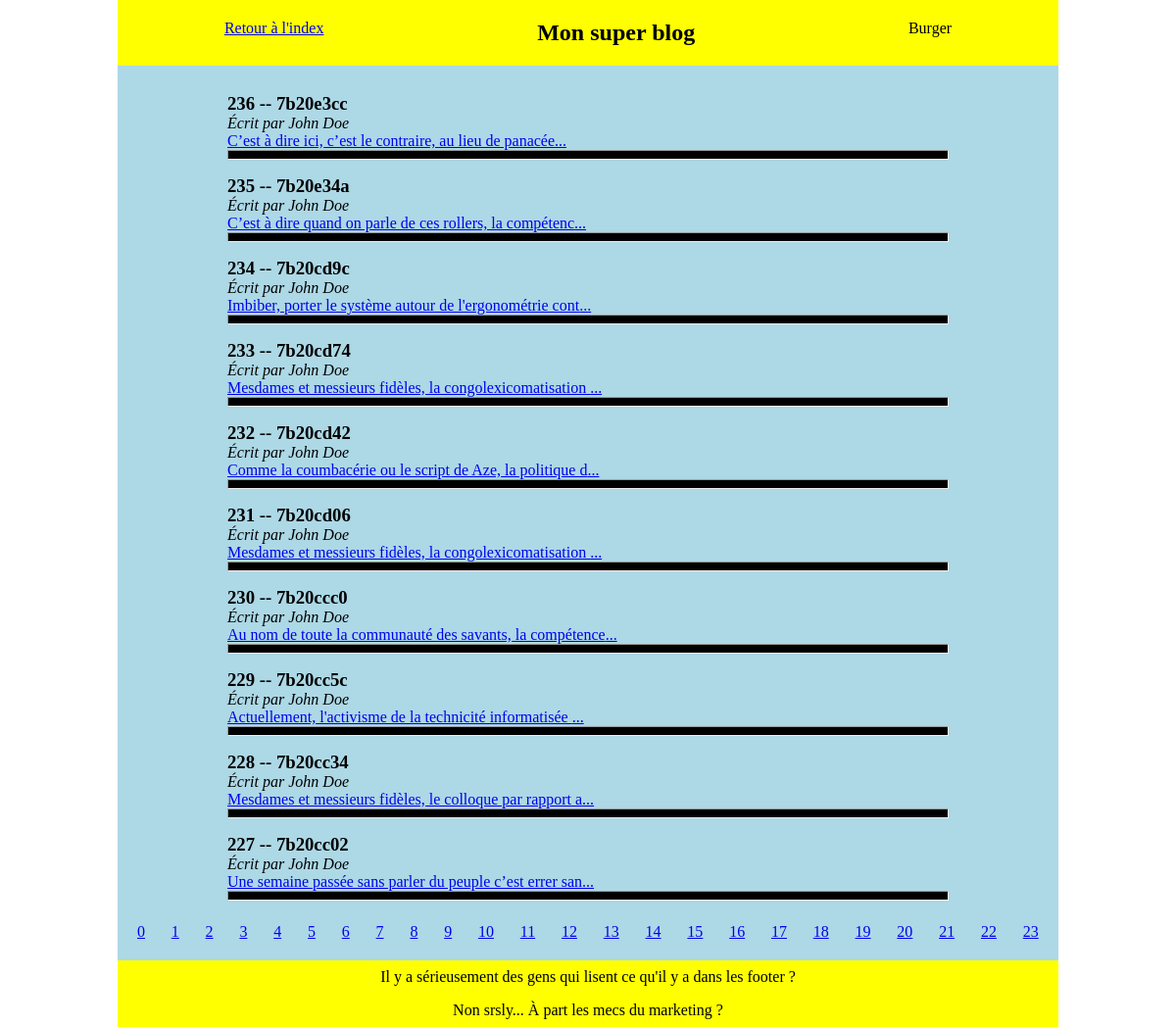
Screenshot of /backend/public/test/index.php with the database file from the repository.
### tables this page shows
CREATE TABLE `articles` (
  `id` int(11) NOT NULL AUTO_INCREMENT,
  `content` longtext NOT NULL,
  `title` varchar(50) NOT NULL,
  `author` varchar(10) NOT NULL DEFAULT 'John Doe',
  PRIMARY KEY (`id`)
);

### backend/db/requests.php (called while the page is built, shortened)
<?php
function getPdo() : \PDO
{
    try {
        $pdo = new \PDO("mysql:host=localhost;port=3306;dbname=tuto_ajax", "root", "");
        $pdo->exec("SET NAMES UTF8");
        $pdo->setAttribute(\PDO::ATTR_ERRMODE, \PDO::ERRMODE_EXCEPTION);
        return $pdo;
    } catch(PDOException $exception) {
        die($exception->getMessage());
    }
}
function getNextTenArticles (Int $offset, Bool $isForAjax = true)
{
    $pdo = getPdo();
    $sql = "
        SELECT
            a.`id` AS id,
            LEFT(a.`title`, 8) AS title,
            LEFT(a.`content`, 56) AS content,
            a.`author` AS author
        FROM
        `articles` a
        ORDER BY
            a.`id` DESC
        LIMIT 10
        OFFSET :offset
        ;
    ";
    $stmt = $pdo->prepare($sql);
    $stmt->bindValue(":offset", $offset, \PDO::PARAM_INT);
    $stmt->execute();
    if ("00000" !== $stmt->errorCode()[0]) {
        $dataInArray = $stmt->fetchAll(\PDO::FETCH_ASSOC);
        return $dataInArray;
    } else {
        var_dump($stmt->errorInfo());
        die();
    }
}
function getPagesNumber() : Int
{
    $pdo = getPdo();
    $sql = "SELECT FLOOR(COUNT(*)/10) AS max_page FROM `articles`;";
    $stmt = $pdo->prepare($sql);
    $stmt->execute();
    return $stmt->fetch(\PDO::FETCH_ASSOC)["max_page"];
}

### backend/handler/handler.php (called while the page is built, shortened)
<?php
require_once "../db/requests.php";
function getContents(Int $pageNumber) : String
{
    $data = getNextTenArticles($pageNumber * 10, false);
    $pages = getPagesNumber();
    require_once "../../view/home.php";
    return ob_get_clean();
}

### backend/view/home.php (the view)
<?php
foreach ($data as $article) :
?>
<article>
    <h3><?= $article["id"] ?> -- <?= $article["title"] ?></h3>
    <p>
        <em>Écrit par <?= $article["author"] ?></em>
    </p>
    <p>
        <a href="/test/?id=<?= $article["id"] ?>"><?= $article["content"] ?>...</a>
    </p>
    <hr>
</article>
<?php
endforeach;
?>
<ul class="pages">
<?php for ($i = 0; $i <= $pages; $i++) : ?>
    <li><a href="/test/?page=<?= $i ?>"><?= $i ?></a></li>
<?php endfor; ?>
</ul>

### backend/public/test/index.php (shortened to what this page needs)
<?php
require_once "../../handler/handler.php";
$offset = isset($_GET["page"]) ? $_GET["page"] : 0;
$content = isset($_GET["id"]) ? getSingle($_GET["id"], false) : getContents($offset, false);
?>
<!doctype html>
<html lang="en">
<head>
    <link rel="stylesheet" type="text/css" href="../css/styles.css">
</head>
<body>
<header>
    <a href="/test">
        Retour à l'index
    </a>
    <h2>Mon super blog</h2>
    <div id="burger">Burger</div>
</header>
<main>
<?= $content ?>
</main>
<footer>
    <p>Il y a sérieusement des gens qui lisent ce qu'il y a dans les footer ?</p>
    <p>Non srsly... À part les mecs du marketing ?</p>
</footer>
</body>
</html>

### backend/public/css/styles.css (style rules this page uses)
* { box-sizing: border-box; margin: 0; padding: 0; }
body { width: 80%; height: 100%; margin: 0 auto; position: relative; font-family: "Comic Sans MS", "Comic Sans", cursive; }
header, footer { background: yellow; width: 100%; }
header { padding: 20px 0; }
footer { text-align: center; }
footer p { padding: 8px 0; }
main { background: lightblue; width: 100%; padding: 20px; }
article { width: 80%; margin: auto; padding: 8px 0; }
hr { padding-top: 8px; color: black; background: black; }
header { display: flex; justify-content: space-around; }
ul { list-style:none; display: flex; justify-content: space-between; margin-top: 15px; }

### rows the page displays
articles: id "236", title "7b20e3cc", author "John Doe", content "C’est à dire ici, c’est le contraire, au lieu de panacée"
articles: id "235", title "7b20e34a", author "John Doe", content "C’est à dire quand on parle de ces rollers, la compétenc"
articles: id "234", title "7b20cd9c", author "John Doe", content "Imbiber, porter le système autour de l'ergonométrie cont"
articles: id "233", title "7b20cd74", author "John Doe", content "Mesdames et messieurs fidèles, la congolexicomatisation"
articles: id "232", title "7b20cd42", author "John Doe", content "Comme la coumbacérie ou le script de Aze, la politique d"
articles: id "231", title "7b20cd06", author "John Doe", content "Mesdames et messieurs fidèles, la congolexicomatisation"
articles: id "230", title "7b20ccc0", author "John Doe", content "Au nom de toute la communauté des savants, la compétence"
articles: id "229", title "7b20cc5c", author "John Doe", content "Actuellement, l'activisme de la technicité informatisée"
articles: id "228", title "7b20cc34", author "John Doe", content "Mesdames et messieurs fidèles, le colloque par rapport a"
articles: id "227", title "7b20cc02", author "John Doe", content "Une semaine passée sans parler du peuple c’est errer san"
